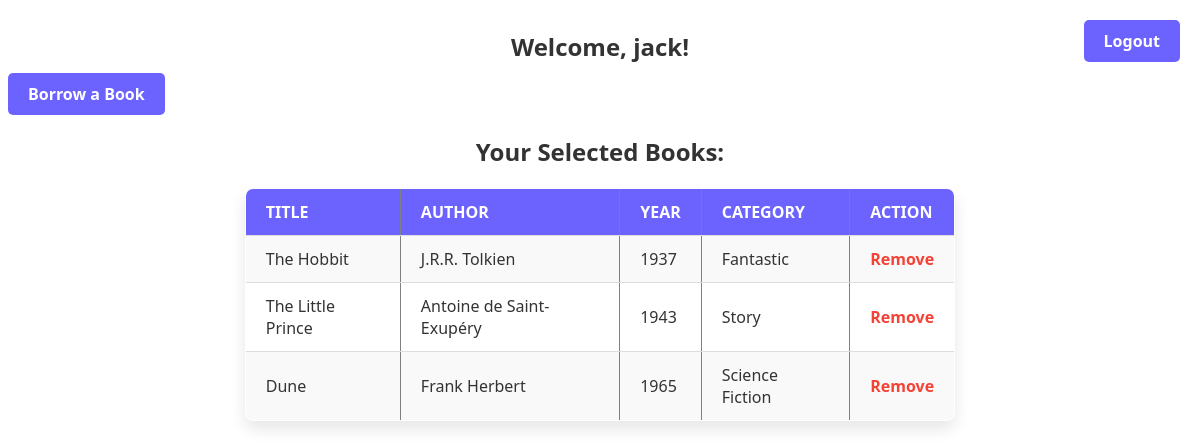
Screenshot of /dashboard.php (signed in) with the database file from the repository.
### tables this page shows
CREATE TABLE `books` (
  `id` int(11) NOT NULL,
  `title` varchar(255) NOT NULL,
  `author` varchar(100) DEFAULT NULL,
  `year` int(11) NOT NULL,
  `category` varchar(255) NOT NULL,
  `stock` int(11) DEFAULT NULL
);

### dashboard.php (the view, shortened to what this page needs)
<?php
include 'config.php';
$user = $_SESSION['user'];
$user_id = $user['id'];
$sql = "SELECT books.* FROM books
        INNER JOIN user_books ON books.id = user_books.book_id
        WHERE user_books.user_id = ?";
$stmt = mysqli_prepare($conn, $sql);
mysqli_stmt_bind_param($stmt, "i", $user_id);
mysqli_stmt_execute($stmt);
$result = mysqli_stmt_get_result($stmt);
?>
<!DOCTYPE html>
<html lang="en">
<head>
    <link rel="stylesheet" href="dashboard.css?v=1.0.2">
</head>
<body>
    <h2>Welcome, <?= htmlspecialchars($user['username']) ?>!</h2>
    <a href="logout.php" id="logout" >Logout</a>
    <p><a href="book_list.php" id="list">Borrow a Book</a></p>
    <h2>Your Selected Books:</h2>
    <table border='1'>
        <tr><th>Title</th><th>Author</th><th>Year</th><th>Category</th><th>Action</th></tr>
        <?php while ($row = mysqli_fetch_assoc($result)) : ?>
            <tr>
                <td><?= htmlspecialchars($row['title']) ?></td>
                <td><?= htmlspecialchars($row['author']) ?></td>
                <td><?= htmlspecialchars($row['year']) ?></td>
                <td><?= htmlspecialchars($row['category']) ?></td>
                <td><a href="remove_book.php?book_id=<?= $row['id'] ?>" onclick="return confirm('Are you sure you want to remove this book?');">Remove</a></td>
            </tr>
        <?php endwhile; ?>
    </table>
</body>
</html>

### dashboard.css (style rules this page uses)
#logout { position: fixed; top: 20px; right: 20px; background-color: #6c63ff; color: white; padding: 10px 20px; border-radius: 5px; text-decoration: none; font-size: 16px; font-weight: bold; transition: background-color 0.3s ease; font-family: 'Segoe UI', Tahoma, Geneva, Verdana, sans-serif; }
#list { top: 20px; right: 20px; background-color: #6c63ff; color: white; padding: 10px 20px; border-radius: 5px; text-decoration: none; font-size: 16px; font-weight: bold; transition: background-color 0.3s ease; font-family: 'Segoe UI', Tahoma, Geneva, Verdana, sans-serif; }
table { width: 60%; margin: 20px auto; border-collapse: collapse; background-color: #ffffff; border-radius: 8px; box-shadow: 0 8px 16px rgba(0, 0, 0, 0.1); overflow: hidden; }
th, td { font-family: 'Segoe UI', Tahoma, Geneva, Verdana, sans-serif; padding: 12px 20px; text-align: left; border-bottom: 1px solid #ddd; color: #333; font-size: 16px; }
th { background-color: #6c63ff; color: #fff; text-transform: uppercase; font-weight: bold; }
td { background-color: #f9f9f9; }
td a { color: #f44336; text-decoration: none; font-weight: bold; transition: color 0.3s; }
tr:nth-child(even) td { background-color: #f9f9f9; }
tr:nth-child(odd) td { background-color: #ffffff; }
h2 { text-align: center; color: #333; margin-top: 30px; font-size: 24px; font-family: 'Segoe UI', Tahoma, Geneva, Verdana, sans-serif; }

### rows the page displays
books: title "The Hobbit", author "J.R.R. Tolkien", year "1937", category "Fantastic"
books: title "The Little Prince", author "Antoine de Saint-Exupéry", year "1943", category "Story"
books: title "Dune", author "Frank Herbert", year "1965", category "Science Fiction"

### other values shown
$user['username'] "jack"
